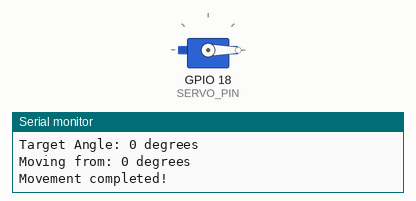
Simulated run of this sketch. Board: ESP32. On the bench: servo, the last lines printed to the serial monitor.

Above: at 1.05 s.
At 4.95 s:
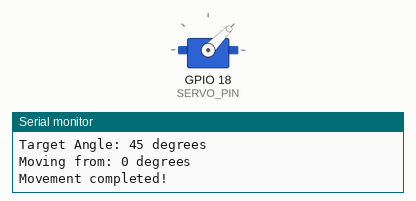
At 8.85 s:
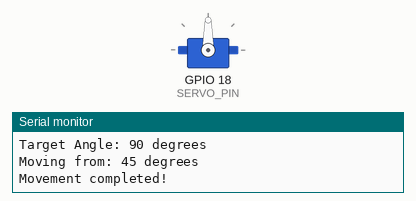
At 16.75 s:
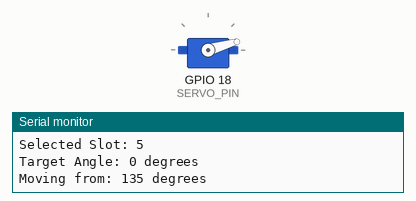
Timing chart, 0 to 22.1 s (numbered marks = the images above):
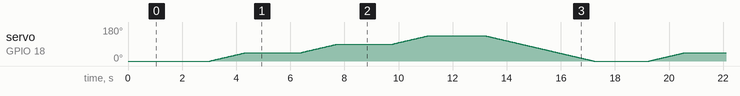

The sketch:

Servo_Angle_Verification.ino
```cpp
#include <ESP32Servo.h>

Servo carouselServo;

const int SERVO_PIN = 18;

// ================================
// 8-Slot Carousel Angle Mapping
// ================================
const int slotAngle[8] = {
  0,    // Slot 1
  45,   // Slot 2
  90,   // Slot 3
  135,  // Slot 4
  0,    // Slot 5
  45,   // Slot 6
  90,   // Slot 7
  135   // Slot 8
};

// ================================
// Speed Control
// ================================

// Increase this value = slower movement
// Decrease this value = faster movement
const int STEP_DELAY = 30;  // milliseconds

// Current servo position
int currentAngle = 0;


// ==========================================
// Move Servo Slowly to Selected Slot
// ==========================================
void moveToSlot(int slot) {

  if (slot < 1 || slot > 8) {
    Serial.println("Invalid Slot!");
    return;
  }

  int targetAngle = slotAngle[slot - 1];

  Serial.println("----------------------------");

  Serial.print("Selected Slot: ");
  Serial.println(slot);

  Serial.print("Target Angle: ");
  Serial.print(targetAngle);
  Serial.println(" degrees");

  Serial.print("Moving from: ");
  Serial.print(currentAngle);
  Serial.println(" degrees");


  // ======================================
  // Move Forward
  // ======================================
  if (targetAngle > currentAngle) {

    for (int angle = currentAngle;
         angle <= targetAngle;
         angle++) {

      carouselServo.write(angle);

      delay(STEP_DELAY);
    }
  }


  // ======================================
  // Move Backward
  // ======================================
  else if (targetAngle < currentAngle) {

    for (int angle = currentAngle;
         angle >= targetAngle;
         angle--) {

      carouselServo.write(angle);

      delay(STEP_DELAY);
    }
  }


  // Update current position
  currentAngle = targetAngle;

  Serial.println("Movement completed!");

  // Wait at slot
  delay(2000);
}


// ==========================================
// SETUP
// ==========================================
void setup() {

  Serial.begin(115200);

  // Servo frequency
  carouselServo.setPeriodHertz(50);

  // Attach servo
  carouselServo.attach(
    SERVO_PIN,
    500,
    2400
  );

  Serial.println("============================");
  Serial.println("8-SLOT CAROUSEL");
  Serial.println("Slow & Smooth Servo Test");
  Serial.println("============================");

  // Start position
  carouselServo.write(currentAngle);

  delay(1000);
}


// ==========================================
// LOOP
// ==========================================
void loop() {

  // Slot 1
  moveToSlot(1);

  // Slot 2
  moveToSlot(2);

  // Slot 3
  moveToSlot(3);

  // Slot 4
  moveToSlot(4);

  // Slot 5
  moveToSlot(5);

  // Slot 6
  moveToSlot(6);

  // Slot 7
  moveToSlot(7);

  // Slot 8
  moveToSlot(8);


  Serial.println("============================");
  Serial.println("One complete cycle finished");
  Serial.println("============================");

  delay(2000);
}
```
